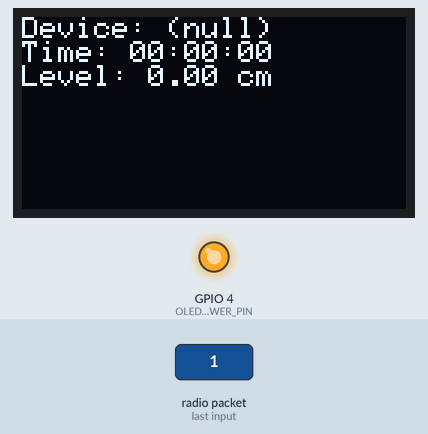
Simulated run of this program. Board: ESP32. Shown: 128×64 one-colour display, output pins drawn as LEDs (lit = HIGH). Inputs (shaded band) come from the test bench. No radio packets arrive unless stated; what the program prints to the serial monitor is not drawn.

1.5 s: radio packet "1" arrives
Above: at 1.8 s.
Timing chart, 0 to 4.5 s (numbered marks = the images above; inputs shaded):
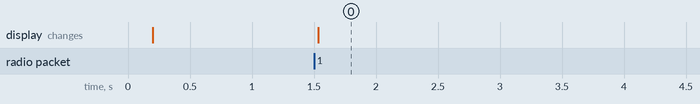

Measured:
- after the input at 1.5 s, the display: changes at once (image 0)

The program:

main.cpp
```cpp
#include <Arduino.h>
#include <LoRa.h>
#include <ArduinoJson.h>
#include <Wire.h>
#include <Adafruit_GFX.h>
#include <Adafruit_SSD1306.h>
#include <TimeLib.h> // Include TimeLib for time conversion

// LoRa Pins
#define SS 5
#define RST 14
#define DIO0 2

// OLED Display Config
#define SCREEN_WIDTH 128
#define SCREEN_HEIGHT 64
#define OLED_RESET    -1 // No reset pin on I2C OLED
Adafruit_SSD1306 display(SCREEN_WIDTH, SCREEN_HEIGHT, &Wire, OLED_RESET);
#define OLED_POWER_PIN 4  // Pin to control OLED power

void setup()
{
    Serial.begin(115200);

    pinMode(OLED_POWER_PIN, OUTPUT);
    digitalWrite(OLED_POWER_PIN, HIGH); // Power ON OLED

    delay(100); // Give time for OLED to stabilize

    // Initialize OLED
    if (!display.begin(SSD1306_SWITCHCAPVCC, 0x3C)) { // Default I2C address for OLED
        Serial.println("OLED initialization failed");
        while (true);
    }
    display.clearDisplay();
    display.setTextSize(1);
    display.setTextColor(SSD1306_WHITE);
    display.setCursor(0, 0);
    display.println("LoRa Receiver Starting...");
    display.display();

    // Initialize LoRa
    LoRa.setPins(SS, RST, DIO0);
    if (!LoRa.begin(433E6)) {
        Serial.println("LoRa init failed!");
        display.clearDisplay();
        display.println("LoRa Error!");
        display.display();
        while (true);
    }
    LoRa.setSpreadingFactor(12);
    LoRa.setSignalBandwidth(125E3);
    LoRa.setCodingRate4(8);
    Serial.println("LoRa Receiver Ready");
    display.clearDisplay();
    display.println("LoRa Ready!");
    display.display();
}

void loop()
{
    int packetSize = LoRa.parsePacket();
    if (packetSize)
    {
        String message = "";
        while (LoRa.available()) {
            message += (char)LoRa.read();
        }

        Serial.print("Received via LoRa: ");
        Serial.println(message);

        StaticJsonDocument<200> doc;
        DeserializationError error = deserializeJson(doc, message);
        if (error) {
            Serial.println("Failed to parse JSON");
            return;
        }

        const char *device_id = doc["device_id"];
        long timestamp = doc["timestamp"];
        float water_level_cm = doc["water_level_cm"];

        // Convert the Unix timestamp to real-time
        setTime(timestamp);  // Set system time to Unix timestamp

        // Get the real-time values
        int hours = hour();
        int minutes = minute();
        int seconds = second();
        int day_of_month = day();
        int current_month = month();
        int current_year = year();

        // Display parsed data on Serial Monitor
        Serial.println("Parsed Data:");
        Serial.printf("Device ID: %s\n", device_id);
        Serial.printf("Timestamp: %ld\n", timestamp);
        Serial.printf("Water Level (cm): %.2f\n", water_level_cm);
        Serial.printf("Time: %02d:%02d:%02d %02d/%02d/%04d\n", hours, minutes, seconds, day_of_month, current_month, current_year);

        // Display on OLED
        display.clearDisplay();
        display.setCursor(0, 0);
        display.printf("Device: %s\n", device_id);
        display.printf("Time: %02d:%02d:%02d\n", hours, minutes, seconds);
        // display.printf("Date: %02d/%02d/%04d\n", day_of_month, current_month, current_year);
        display.printf("Level: %.2f cm\n", water_level_cm);
        display.display();
    }

    delay(10); // Prevent watchdog reset
}


// #include <Arduino.h>

// // OLED Libraries
// #include <Wire.h> // For I2C communication
// #include <Adafruit_GFX.h>
// #include <Adafruit_SSD1306.h>

// // LED indicator (optional, you can remove this if not using)
// #define ledpin 27

// // --- OLED Display Definitions ---
// #define SCREEN_WIDTH 128 // OLED display width, in pixels
// #define SCREEN_HEIGHT 64 // OLED display height, in pixels
// #define OLED_RESET -1    // Reset pin # (or -1 if sharing Arduino reset pin)
// #define SCREEN_ADDRESS 0x3C // I2C address for 128x64 OLED (common is 0x3C or 0x3D)

// Adafruit_SSD1306 display(SCREEN_WIDTH, SCREEN_HEIGHT, &Wire, OLED_RESET);

// // --- Configuration for the 1-liter bottle/tank ---
// const char* device_id = "ESP32-TANK-A1"; // Device ID to display

// // --- Calibration Constants ---
// // Based on your input:
// // 20 cm = Full capacity (1000ml)
// // 25 cm = 80% capacity (800ml)
// // This means the sensor measures distance from the top,
// // so higher 'cm' values mean less water.
// // Volume (ml) = slope * Water_Level_Reading_cm + intercept
// const float CALIBRATION_SLOPE = -40.0; // ml/cm
// const float CALIBRATION_INTERCEPT = 1800.0; // ml

// // Define a function to calculate volume in liters
// float calculateVolumeLiters(float sensor_reading_cm) {
//   float volume_ml = (CALIBRATION_SLOPE * sensor_reading_cm) + CALIBRATION_INTERCEPT;

//   // Ensure volume doesn't go below 0 or above max (1000ml for 1 liter)
//   // This also handles edge cases where sensor might read below 20cm or above 45cm
//   volume_ml = max(0.0f, min(volume_ml, 1000.0f)); // Cap at 0ml and 1000ml

//   return volume_ml / 1000.0f; // Convert ml to liters
// }

// void setup() {
//     Serial.begin(115200);

//     // Initialize LED pin (optional)
//     pinMode(ledpin, OUTPUT);
//     digitalWrite(ledpin, LOW);

//     // --- Initialize OLED Display ---
//     Wire.begin(); // Initialize I2C communication for OLED
//     if(!display.begin(SSD1306_SWITCHCAPVCC, SCREEN_ADDRESS)) {
//         Serial.println(F("SSD1306 allocation failed"));
//         while(true) { // Loop forever if display fails
//             digitalWrite(ledpin, HIGH); delay(500);
//             digitalWrite(ledpin, LOW); delay(500);
//         }
//     }
//     display.display(); // Clear the buffer
//     delay(100);
//     display.clearDisplay();
//     display.setTextSize(1);
//     display.setTextColor(SSD1306_WHITE);
//     display.setCursor(0,0);
//     display.println("Display Ready!");
//     display.display();
//     delay(1000); // Show "Display Ready!" for a second
// }

// void loop() {
//     // --- Simulate Data ---
//     // Simulate water level sensor reading around 800ml mark (25cm)
//     // The range for random.uniform(-0.1, 0.1) in Python corresponds to random(low*100, high*100)/100.0
//     // So, random(-10, 10)/100.0 gives +/- 0.1
//     float base_level = 25.0; // Corresponds to 800ml
//     float water_level_reading = base_level + (random(-10, 10) / 100.0);
//     water_level_reading = round(water_level_reading * 100.0) / 100.0; // Round to 2 decimal places

//     // Calculate water available in liters
//     float water_available_liters = calculateVolumeLiters(water_level_reading);

//     // --- Print to Serial Monitor ---
//     Serial.println("\n--- Simulated Reading ---");
//     Serial.print("Device ID: ");
//     Serial.println(device_id);
//     Serial.print("Water Level Sensor Reading (cm): ");
//     Serial.println(water_level_reading, 2); // Print with 2 decimal places
//     Serial.print("Water Available (liters): ");
//     Serial.println(water_available_liters, 2); // Print with 2 decimal places
//     Serial.print("Timestamp (millis): "); // Using millis() for a simple timestamp
//     Serial.println(millis());

//     // --- Display on OLED ---
//     display.clearDisplay();
//     display.setTextSize(1); // Small text
//     display.setTextColor(SSD1306_WHITE);

//     // Line 1: Device ID
//     display.setCursor(0, 0);
//     display.print("Dev ID: ");
//     display.println(device_id);

//     // Line 2: Sensor Reading (cm)
//     display.setCursor(0, 16); // Move down 16 pixels
//     display.print("Level(cm): ");
//     display.print(water_level_reading, 2);

//     // Line 3: Water Available (liters)
//     display.setCursor(0, 32); // Move down
//     display.print("Volume(L): ");
//     display.print(water_available_liters, 2);

//     // Line 4: Simple Time (from ESP32's internal millis)
//     display.setCursor(0, 48); // Move down
//     display.print("Time: ");
//     display.print(millis() / 1000); // Display seconds since boot

//     display.display(); // Show the buffer on the screen

//     // Optional LED blink
//     digitalWrite(ledpin, HIGH);
//     delay(50);
//     digitalWrite(ledpin, LOW);

//     delay(3000); // Wait for 3 seconds before next update
// }
```
